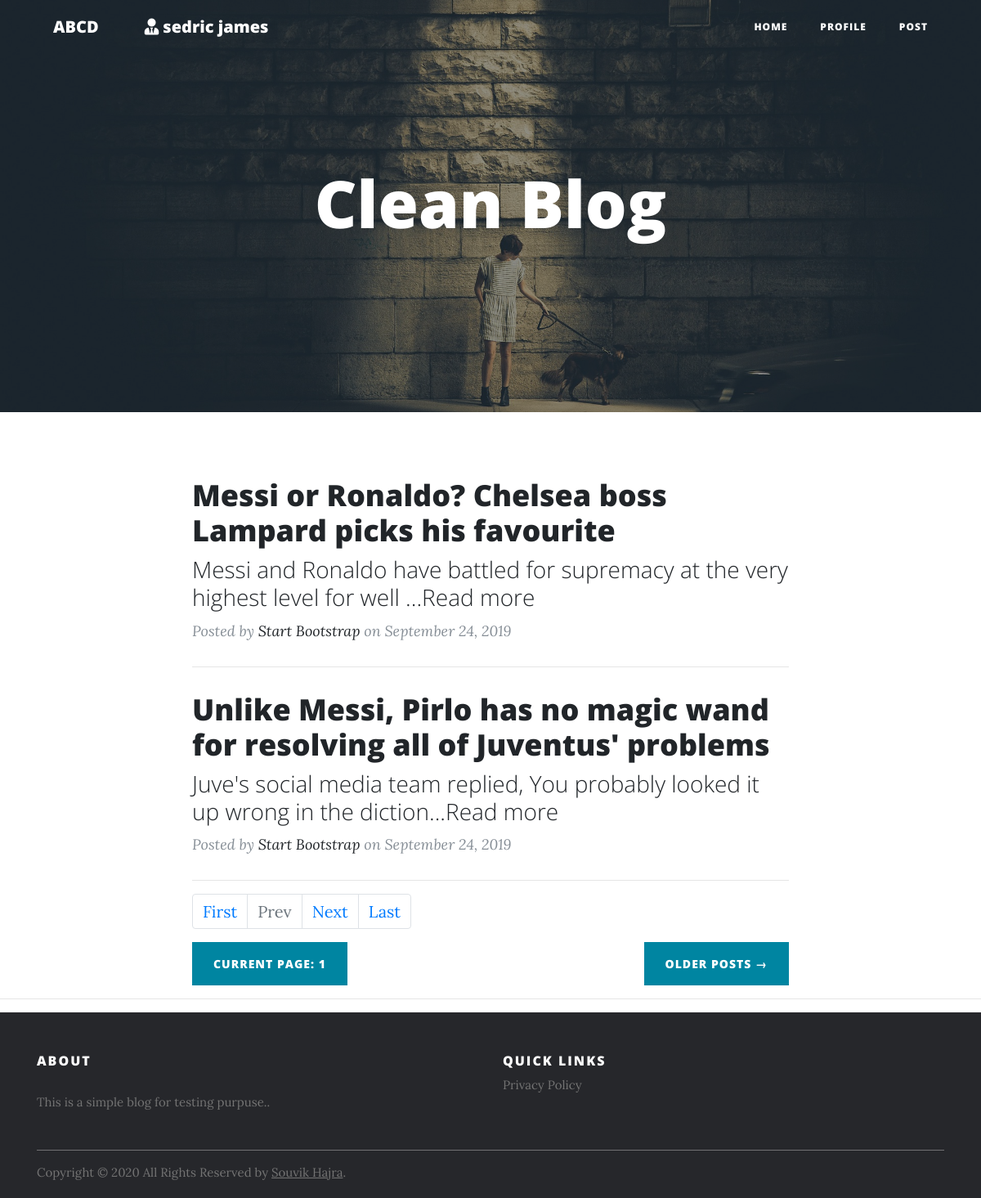
Page /myblog.php (signed in) on the committed database.
### tables this page shows
CREATE TABLE `blogs` (
  `blg_id` int(11) NOT NULL,
  `blg_cat_id` int(11) NOT NULL,
  `blg_title` varchar(100) NOT NULL,
  `blg_description` mediumtext NOT NULL,
  `blg_u_id` int(11) NOT NULL,
  `blg_created_time` datetime NOT NULL DEFAULT CURRENT_TIMESTAMP
);

### security.php (called while the page is built, shortened)
<?php
class Encryption{
    public static function safe_b64encode($string='') {
        $data = base64_encode($string);
        $data = str_replace(['+','/','='],['-','_',''],$data);
        return $data;
    }
    public static function encode($value=false){
        $iv_size = openssl_cipher_iv_length('aes-256-cbc');
        $iv = openssl_random_pseudo_bytes($iv_size);
        $crypttext = openssl_encrypt($value, 'aes-256-cbc', 'your security cipherSeed', OPENSSL_RAW_DATA, $iv);
        return self::safe_b64encode($iv.$crypttext);
    }
}
?>

### myblog.php (the view, shortened to what this page needs)
<!DOCTYPE html>
<html lang="en">
<head>
  <link href="vendor/bootstrap/css/bootstrap.min.css" rel="stylesheet">
  <link href="vendor/fontawesome-free/css/all.min.css" rel="stylesheet" type="text/css">
  <link href="css/clean-blog.min.css" rel="stylesheet">
</head>
<body>
 <?php include('dataconfig.php'); ?>
 <?php include('security.php'); ?>
   <nav class="navbar navbar-expand-lg navbar-light fixed-top" id="mainNav">
    <div class="container">
      <a class="navbar-brand" href="index.php">ABCD</a>
      <a class="navbar-brand disabledah" href="index.php"><?php echo ((!isset($_SESSION['u_name']) || $_SESSION['u_name'] == '') ? "" : "<i class='fas fa-user-tie'></i>  ".$_SESSION['u_name']); ?></a>
      <div class="collapse navbar-collapse" id="navbarResponsive">
        <ul class="navbar-nav ml-auto">
          <li class="nav-item">
            <a class="nav-link" href="index.php">Home</a>
          </li>
          <?php
            if (!isset($_SESSION['u_id']) || $_SESSION['u_id'] == ''){
          ?>
          <li class="nav-item">
            <a class="nav-link" href="login.php">Login</a>
          </li>
          <?php
          }else{
         ?>
          <li class="nav-item">
            <a class="nav-link" href="profile.php">Profile</a>
          </li>
        <?php
          }
          ?>
          <?php
            if (isset($_SESSION['u_id'])){
          ?>
          <li class="nav-item">
            <a class="nav-link" href="createpost.php">Post</a>
          </li>
          <?php
          }
          ?>
        </ul>
      </div>
    </div>
  </nav>
  <header class="masthead" style="background-image: url('img/mypost.jpg')">
    <div class="overlay"></div>
    <div class="container">
      <div class="row">
        <div class="col-lg-8 col-md-10 mx-auto">
          <div class="site-heading">
            <h1>Clean Blog</h1>
          </div>
        </div>
      </div>
    </div>
  </header>
  <div class="container">
    <div class="row">
      <div class="col-lg-8 col-md-10 mx-auto">
      	<?php
      		if (isset($_GET['pageno'])) {
		        $pageno = $_GET['pageno'];
		    } else {
		        $pageno = 1;
		    }
		    $no_of_records_per_page = 2;
		    $offset = ($pageno-1) * $no_of_records_per_page;
          $blguserid = $_SESSION['u_id'];
      		$total_pages_sql = "SELECT COUNT(*) FROM blogs where blg_u_id = '".$blguserid."'";
	        $result = mysqli_query($conn,$total_pages_sql);
	        $total_rows = mysqli_fetch_array($result)[0];
	        $total_pages = ceil($total_rows / $no_of_records_per_page);
	        $sql = "SELECT * FROM blogs where blg_u_id = '".$blguserid."' LIMIT $offset, $no_of_records_per_page";
	        $res_data = mysqli_query($conn,$sql);
	        while($row = mysqli_fetch_array($res_data)){
	            $resultset[]=$row;
	        }
      	?>
		<?php foreach($resultset as $values):?>
			<?php
				$pass_get = $values['blg_id'];
				$base64_crypt = Encryption::encode($pass_get);
		?>
        <div class="post-preview">
          <a href="full.php?varname=<?php echo $base64_crypt ?>">
            <h2 class="post-title">
              <?php echo $values['blg_title']; ?>
            </h2>
            <h3 class="post-subtitle">
              <?php
               $string = $values['blg_description'];
               $first400 = substr($string, 0, 80);
               $first400 = $first400."...Read more";
               echo $first400;
              ?>
            </h3>
          </a>
          <p class="post-meta">Posted by
            <a href="#">Start Bootstrap</a>
            on September 24, 2019</p>
        </div>
        <hr>
        <?php endforeach;?>
       <ul class="pagination">
        <li class="page-item"><a class="page-link" href="?pageno=1">First</a></li>
        <li class="<?php if($pageno <= 1){ echo 'disabled'; } ?> page-item">
            <a class="page-link" href="<?php if($pageno <= 1){ echo '#'; } else { echo "?pageno=".($pageno - 1); } ?>">Prev</a>
        </li>
        <li class="<?php if($pageno >= $total_pages){ echo 'disabled'; } ?> page-item">
            <a class="page-link" href="<?php if($pageno >= $total_pages){ echo '#'; } else { echo "?pageno=".($pageno + 1); } ?>">Next</a>
        </li>
        <li class="page-item"><a class="page-link" href="?pageno=<?php echo $total_pages; ?>">Last</a></li>
       </ul>
        <div class="clearfix">
          <a id="link" class="btn btn-primary float-left disabledah">current page: <?php echo $pageno; ?></a>
          <a class="btn btn-primary float-right" href="#">Older Posts &rarr;</a>
        </div>
      </div>
    </div>
  </div>
  <hr>
  <footer class="site-footer">
      <div class="container">
        <div class="row">
          <div class="col-sm-12 col-md-6">
            <h6>About</h6>
            <p class="text-justify">This is a simple blog for testing purpuse..</p>
          </div>
          <div class="col-xs-6 col-md-6">
            <h6>Quick Links</h6>
            <ul class="footer-links">
              <li><a href="http://localhost/juniarblog/privacy.php">Privacy Policy</a></li>
            </ul>
          </div>
        </div>
        <hr>
      </div>
      <div class="container">
        <div class="row">
          <div class="col-md-8 col-sm-6 col-xs-12">
            <p class="copyright-text">Copyright &copy; 2020 All Rights Reserved by
         <a href="#">Souvik Hajra</a>.
            </p>
          </div>
        </div>
      </div>
</footer>
</body>
</html>

### myblog.php (style rules this page uses)
.disabledah { pointer-events: none; cursor: default; }
#link { color: #fff; }
.site-footer { background-color:#26272b; padding:45px 0 20px; font-size:15px; line-height:24px; color:#737373; }
.site-footer hr { border-top-color:#bbb; opacity:0.5 }
.site-footer h6 { color:#fff; font-size:16px; text-transform:uppercase; margin-top:5px; letter-spacing:2px }
.site-footer a { color:#737373; }
.footer-links { padding-left:0; list-style:none }
.footer-links li { display:block }
.footer-links a { color:#737373 }
.copyright-text { margin:0 }

### rows in the picture
blogs: blg_title "Messi or Ronaldo? Chelsea boss Lampard picks his favourite", first400 "Messi and Ronaldo have battled for supremacy at the very highest level for well ...Read more"
blogs: blg_title "Unlike Messi, Pirlo has no magic wand for resolving all of Juventus' problems", first400 "Juve's social media team replied, You probably looked it up wrong in the diction...Read more"

### other values in the picture
$_SESSION['u_name'] "sedric james"
$pageno "1"
